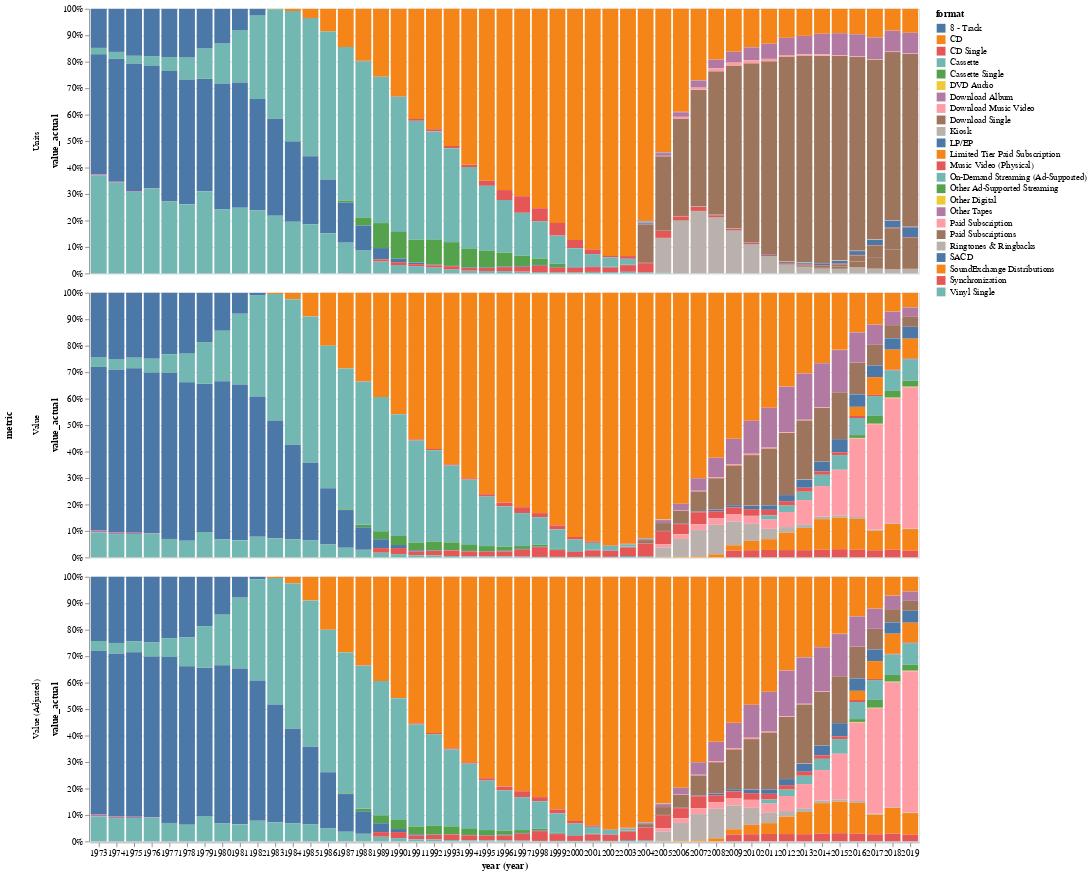

Notebook code cell kept with this figure:
### Markdown cell above
É possível observar que alguns formatos só passam a ter dados depois de certos períodos de tempo (ou até certos períodos de tempo), o que é completamente plausível dentro do contexto dos dados. Um outro fator importante é ver se de alguma forma os valores ajustados para inflação conflitam proporcionalmente com os valores originais. Um simples gráfico de barras empilhadas pode responder esse questionamento:

### Code cell
alt.Chart(dados).mark_bar().encode(
    x = "year(year):N",
    y = alt.Y("value_actual").stack("normalize"),
    color = "format",
    row = "metric"
)

### Figure 1 — Vega-Lite specification as saved in the notebook (floating-point values rounded to 4 significant figures; data arrays with more than 128 entries replaced by an {"elided": "..."} marker saying what was removed)
{"config": {"view": {"continuousWidth": 300, "continuousHeight": 300}}, "data": {"name": "data-4a9d66bad961a2b486ca1b16e0664833"}, "mark": {"type": "bar"}, "encoding": {"color": {"field": "format", "type": "nominal"}, "row": {"field": "metric", "type": "nominal"}, "x": {"field": "year", "timeUnit": "year", "type": "nominal"}, "y": {"field": "value_actual", "stack": "normalize", "type": "quantitative"}}, "$schema": "https://vega.github.io/schema/vega-lite/v5.8.0.json", "datasets": {"data-4a9d66bad961a2b486ca1b16e0664833": {"elided": "3008 records"}}}
